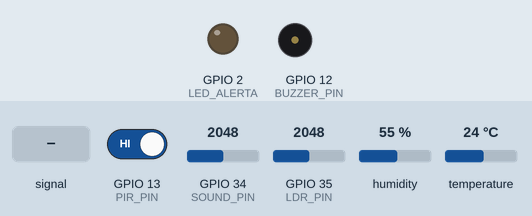
Simulated run of this sketch. Board: ESP32. On the bench: output pins drawn as LEDs (lit = HIGH), buzzer (waves = sounding, pin HIGH). The test bench sets the inputs (shaded band); at power-on: GPIO 34 (SOUND_PIN) = 2048, GPIO 13 (PIR_PIN) HIGH, GPIO 35 (LDR_PIN) = 2048, humidity 55 %, temperature 24 °C. WiFi joins after 1.5 s; servers stay silent unless stated; uploads are accepted with an empty reply; what the sketch prints to the serial monitor is not drawn.

Above: at 2.7 s.
2.8 s: GPIO 34 (SOUND_PIN) fed a 200 Hz sine of ±1023 counts around its level
At 6.2 s:
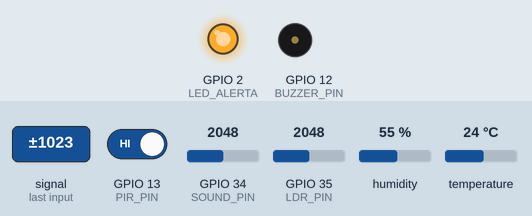
21.5 s: GPIO 34 (SOUND_PIN) set to 1228
At 22.5 s:
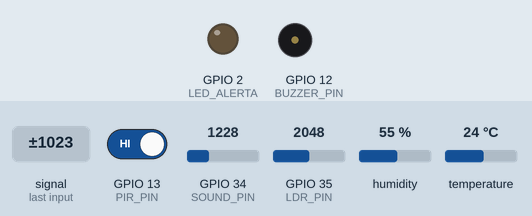
28.4 s: GPIO 34 (SOUND_PIN) set to 2396
35.3 s: GPIO 34 (SOUND_PIN) set to 2509
At 41.5 s:
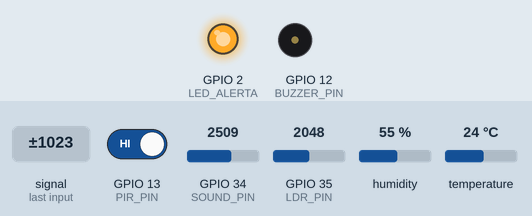
Timing chart, 0 to 43.0 s (numbered marks = the images above; inputs shaded):
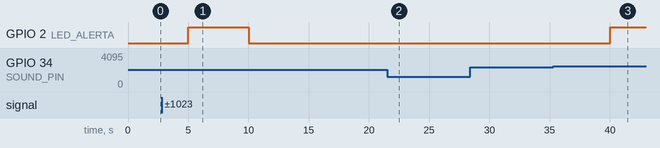

The sketch:

main.ino
```cpp
#include <WiFi.h>
#include <HTTPClient.h>
#include <DHT.h>

// ============================================================================
// CONFIGURAÇÕES DE REDE E SERVIDOR
// ============================================================================
const char* WIFI_SSID     = "SUA_REDE_WIFI";
const char* WIFI_PASSWORD = "SUA_SENHA";
const char* SERVER_URL    = "http://seu-servidor-api.com/api/leituras"; // Endpoint HTTP
const char* SALA_ID       = "SALA_02_BLOCO_A";

// ============================================================================
// MAPEAMENTO DE PINOS (ESP32 NodeMCU)
// ============================================================================
#define DHTPIN        4     // Pino de dados do DHT22 (GPIO4)
#define DHTTYPE       DHT22 // Modelo do sensor
#define SOUND_PIN     34    // Pino analógico do Sensor de Ruído (ADC1_CH6)
#define LDR_PIN       35    // Pino analógico do Sensor de Luz (ADC1_CH7)
#define PIR_PIN       13    // Pino digital do Sensor de Presença (GPIO13)
#define LED_ALERTA    2     // LED onboard / indicador visual local (GPIO2)
#define BUZZER_PIN    12    // Buzzer indicador sonoro local (GPIO12)

// ============================================================================
// OBJETOS E VARIÁVEIS GLOBAIS
// ============================================================================
DHT dht(DHTPIN, DHTTYPE);

unsigned long lastTime = 0;
const unsigned long timerDelay = 5000; // Intervalo de leitura: 5 segundos

// ============================================================================
// SETUP
// ============================================================================
void setup() {
  Serial.begin(115200);

  // Configuração dos pinos de E/S
  pinMode(SOUND_PIN, INPUT);
  pinMode(LDR_PIN, INPUT);
  pinMode(PIR_PIN, INPUT);
  pinMode(LED_ALERTA, OUTPUT);
  pinMode(BUZZER_PIN, OUTPUT);

  digitalWrite(LED_ALERTA, LOW);
  digitalWrite(BUZZER_PIN, LOW);

  // Inicialização do sensor DHT22
  dht.begin();

  // Conexão Wi-Fi
  Serial.print("Conectando a rede Wi-Fi: ");
  Serial.println(WIFI_SSID);
  WiFi.begin(WIFI_SSID, WIFI_PASSWORD);

  while (WiFi.status() != WL_CONNECTED) {
    delay(500);
    Serial.print(".");
  }

  Serial.println("\nWi-Fi Conectado!");
  Serial.print("Endereço IP atribuído: ");
  Serial.println(WiFi.localIP());
}

// ============================================================================
// LOOP PRINCIPAL
// ============================================================================
void loop() {
  // Executa a leitura a cada intervalo definido (não bloqueante)
  if ((millis() - lastTime) > timerDelay) {
    lastTime = millis();

    // 1. Coleta de dados dos sensores
    float temp = dht.readTemperature();
    float umid = dht.readHumidity();
    int rawSound = analogRead(SOUND_PIN);
    int rawLdr = analogRead(LDR_PIN);
    bool presenca = digitalRead(PIR_PIN);

    // Validação de leitura do DHT22
    if (isnan(temp) || isnan(umid)) {
      Serial.println("[ERRO] Falha ao ler os dados do sensor DHT22!");
      temp = 0.0;
      umid = 0.0;
    }

    // Conversão e tratamento dos sinais analógicos do ESP32 (0 a 4095)
    float ruido_db = map(rawSound, 0, 4095, 30, 90);    // Estimativa escalada para dB
    float luz_lux = map(rawLdr, 0, 4095, 1000, 0);       // Estimativa em Lux (inverso do LDR)

    // 2. Aplicação das Regras de Negócio de Alertas Locais (RN01, RN02)
    if (temp > 28.0 || ruido_db > 65.0) {
      digitalWrite(LED_ALERTA, HIGH); // Liga o LED local em estado de alerta
    } else {
      digitalWrite(LED_ALERTA, LOW);
    }

    // 3. Estruturação do Payload JSON
    String jsonPayload = "{";
    jsonPayload += "\"sala_id\":\"" + String(SALA_ID) + "\",";
    jsonPayload += "\"metricas\":{";
    jsonPayload += "\"temperatura_celsius\":" + String(temp, 1) + ",";
    jsonPayload += "\"umidade_percentual\":" + String(umid, 1) + ",";
    jsonPayload += "\"ruido_db\":" + String(ruido_db, 1) + ",";
    jsonPayload += "\"luminosidade_lux\":" + String(luz_lux, 1) + ",";
    jsonPayload += "\"presenca_detectada\":" + String(presenca ? "true" : "false");
    jsonPayload += "}}";

    Serial.println("\n--- Enviando Dados ---");
    Serial.println(jsonPayload);

    // 4. Envio dos dados via Requisição HTTP POST
    if (WiFi.status() == WL_CONNECTED) {
      HTTPClient http;
      http.begin(SERVER_URL);
      http.addHeader("Content-Type", "application/json");

      int httpResponseCode = http.POST(jsonPayload);

      if (httpResponseCode > 0) {
        Serial.print("Código de resposta do servidor HTTP: ");
        Serial.println(httpResponseCode);
      } else {
        Serial.print("Erro na transmissão HTTP: ");
        Serial.println(httpResponseCode);
      }

      http.end(); // Libera os recursos de conexão
    } else {
      Serial.println("[ERRO] Conexão Wi-Fi perdida. Impossível enviar dados.");
    }
  }
}
```

Measured:
- the behaviour switches between 2456 and 2457 on GPIO 34 (SOUND_PIN) (found by bisection; images 2 and 3)
- after the input at 2.8 s, GPIO 2 (LED_ALERTA): LOW → HIGH after 2.2 s, → LOW 5.0 s later
- after the input at 21.5 s, GPIO 2 (LED_ALERTA): stays LOW (without the input it goes to HIGH after 3.5 s)
- after the input at 28.4 s, every drawn part: stays the same
- after the input at 35.3 s, GPIO 2 (LED_ALERTA): LOW → HIGH after 4.7 s
